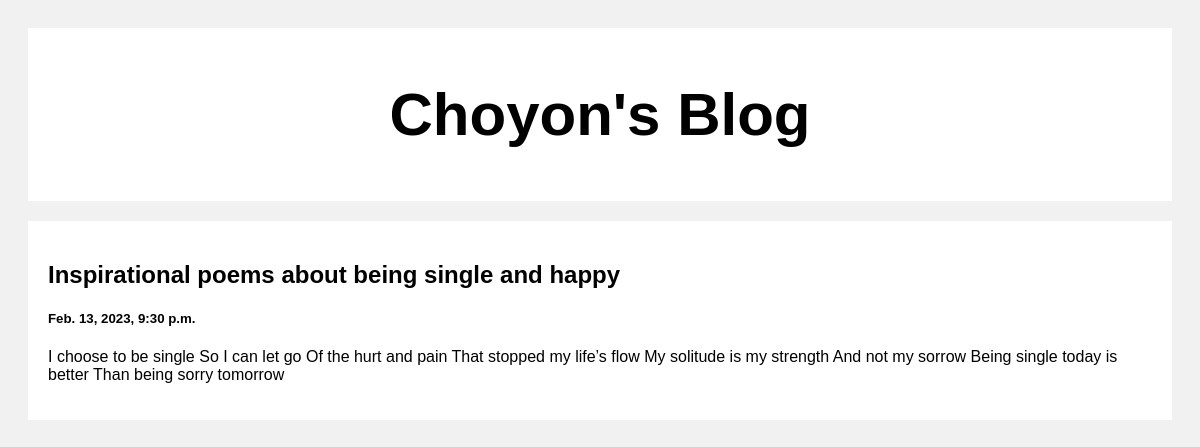
Screenshot of /post/3 with the database file from the repository.
### posts/models.py (models this page shows)
class Post(models.Model):
    title = models.CharField(max_length=100)
    body = models.TextField(max_length=10000)
    created_at = models.DateTimeField(default=datetime.now, blank=True)

### posts/views.py (the view)
# urls.py: path('post/<str:pk>', views.post, name='post'),
def post(request, pk):
    posts = Post.objects.get(id=pk)
    context = {
        "posts" : posts
    }
    return render(request, 'posts.html', context)

### templates/posts.html (shortened to what this page needs)
<!DOCTYPE html>
<html>
<head>
</head>
<body>
<div class="header">
  <h2>Choyon's Blog</h2>
</div>
<div class="row">
  <div class="leftcolumn">
    <div class="card">
        <h2>{{posts.title}}</h2>
        <h5>{{posts.created_at}}</h5>
        <p>{{posts.body}}</p>
    </div>
  </div>
</div>
</body>
</html>

### templates/posts.html (style rules this page uses)
* { box-sizing: border-box; }
body { font-family: Arial; padding: 20px; background: #f1f1f1; }
.header { padding: 2px; font-size: 40px; text-align: center; background: white; }
.leftcolumn { float: left; width: 100%; }
.card { background-color: white; padding: 20px; margin-top: 20px; }
.row:after { content: ""; display: table; clear: both; }

### rows the page displays
Post: title "Inspirational poems about being single and happy", created_at "Feb. 13, 2023, 9:30 p.m.", body "I choose to be single So I can let go Of the hurt and pain That stopped my life’s flow My solitude is my strength And not my sorrow Being single today is better Than being sorry tomorrow"
